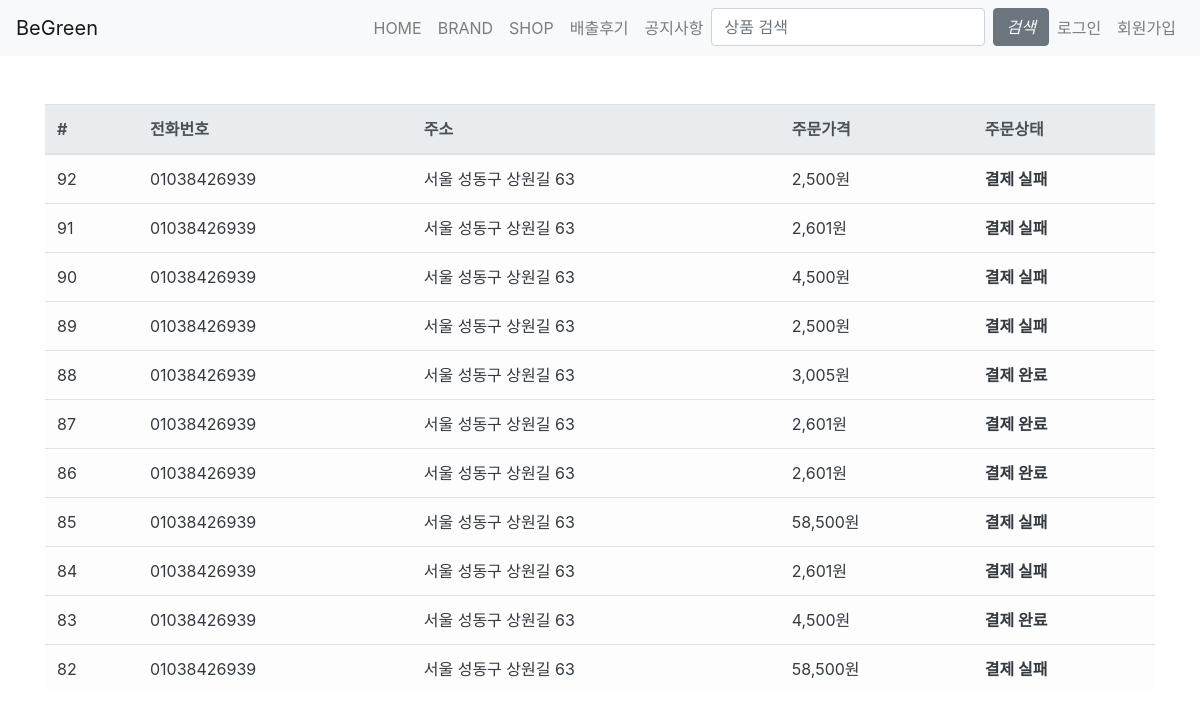
/order/order_list/, run on the app's committed database.
### order/models.py (models this page shows, shortened)
class Order(models.Model):
    name = models.CharField(max_length=50, verbose_name='구매자', null=True)
    email = models.EmailField(verbose_name='이메일')
    address = models.CharField(max_length=250, verbose_name='주소', null=True)
    tel = models.CharField(max_length=30, verbose_name='휴대폰 번호', null=True)
    notice=models.CharField(max_length=150, verbose_name='배송시 유의사항', null=True)
    postal_code = models.CharField(max_length=20, verbose_name='우편번호')
    created = models.DateTimeField(auto_now_add=True)
    updated = models.DateTimeField(auto_now=True)
    paid = models.BooleanField(default=False)
    coupon = models.ForeignKey(Coupon, on_delete=models.PROTECT, related_name='order_coupon', null=True, blank=True)
    discount = models.IntegerField(default=0, validators=[MinValueValidator(0),MaxValueValidator(100000)])
    class Meta:
        ordering = ['-created']
    def get_total_item(self):
        return sum(product.get_product_price() for product in self.products.all())
    def get_total_price(self):
        total_item = self.get_total_item()
        return (total_item - self.discount) +2500

class OrderItem(models.Model):
    order = models.ForeignKey(Order, on_delete=models.CASCADE, related_name='products') #위의 tota_product에서 products임
    item = models.ForeignKey(Item, on_delete=models.PROTECT, related_name='order_items') #item입장에서 위의 order을 order_items로 부름
    item_price = models.IntegerField() #product에 있는 price 모델
    quantity = models.PositiveIntegerField(default=1)
    def get_product_price(self): #위의 get_item_price에 연결됨
        return self.item_price * self.quantity

### order/views.py (the view)
# urls.py: path('order_list/', OrderList.as_view(), name='order_list')
class OrderList(ListView):
    model = Order
    template_name = 'order_list.html'
    context_object_name = 'order_list'

### cart/context_processors.py (called while the page is built)
def cart(request):
    cart = Cart(request)
    return {'cart':cart}

### order/templates/order/order_list.html (shortened to what this page needs)
{% extends 'base.html' %}
{% load humanize%}
{% block content %}
<div class="row mt-5">
    <div class="col-12">
        <table class="table table-light">
            <thead class="thead-light">
                <tr>
                    <th scope="col">#</th>
                    <th scope="col">전화번호</th>
                    <th scope="col">주소</th>
                    <th scope="col">주문가격</th>
                    <th scope="col">주문상태</th>
                </tr>
            </thead>
            <tbody class="text-dark">
                {% for order in order_list %}
                <tr>
                    <td>{{order.id}}</td>
                    <td>{{order.tel}}</td>
                    <td>{{order.address}}</td>
                    <td>{{order.get_total_price|intcomma}}원</td>
                    {% if order.paid %}
                    <td><strong>결제 완료</strong></td>
                    {% else %}
                    <td><strong>결제 실패</strong></td>
                    {% endif %}
                </tr>
                {% endfor %}
            </tbody>
        </table>
    </div>
</div>
{% endblock %}

### templates/base.html (shortened to what this page needs)
<!DOCTYPE html>
<html lang="en">
<head>
    <link rel="stylesheet" href="https://stackpath.bootstrapcdn.com/bootstrap/4.1.3/css/bootstrap.min.css">
</head>
<body>
<nav class="navbar navbar-expand-lg navbar-light bg-light">
  <a class="navbar-brand" href="/">BeGreen</a>
  <div class="collapse navbar-collapse justify-content-end" id="navbarSupportedContent">
    <ul class="navbar-nav justify-content-end">
        <li class="nav-item"><a class="nav-link" href="/">HOME</a></li>
    <li class="nav-item"><a class="nav-link" href="{% url 'brand:brand' %}">BRAND</a></li>
    <li class="nav-item"><a class="nav-link" href="{% url 'shop:item_all' %}">SHOP</a></li>
    <li class="nav-item"><a class="nav-link" href="{% url 'photo:photo_list' %}">배출후기</a></li>
        <li class="nav-item"><a class="nav-link" href="{% url 'board:board_list' %}">공지사항</a></li>
        <li class="nav-item">
            <form class="form-inline my-2 my-lg-0" action="{% url 'search_app:searchResult' %}" method="get">
                <input class="form-control mr-sm-2" type="search" placeholder="상품 검색" aria-label="Search" name="q">
                <button class="btn btn-secondary my-2 my-sm-0" type="submit"><i class="fas fa-search">검색</i></button>
            </form>
        </li>
        {% if user.is_authenticated %}
        <li class="nav-item"><a class="nav-link" href="{% url 'accounts:logout' %}">로그아웃</a></li>
        <li class="nav-item"><a class="nav-link" href="{% url 'accounts:change' %}">마이페이지</a></li>
        <li class="nav-item"><a class="nav-link" href="{% url 'cart:detail' %}">장바구니</a></li>
        {% else %}
        <li class="nav-item"><a class="nav-link" href="{% url 'accounts:login' %}">로그인</a></li>
        <li class="nav-item"><a class="nav-link" href="{% url 'accounts:register' %}">회원가입</a></li>
        {% endif %}
    </ul>
  </div>
</nav>
<div class="container">
{% block content %}
{% endblock %}
</div>
</body>
</html>

### data on the page
Order: id "92", tel "01038426939", address "서울 성동구 상원길 63", get_total_price "2,500", paid "결제 실패"
Order: id "91", tel "01038426939", address "서울 성동구 상원길 63", get_total_price "2,601", paid "결제 실패"
Order: id "90", tel "01038426939", address "서울 성동구 상원길 63", get_total_price "4,500", paid "결제 실패"
Order: id "89", tel "01038426939", address "서울 성동구 상원길 63", get_total_price "2,500", paid "결제 실패"
Order: id "88", tel "01038426939", address "서울 성동구 상원길 63", get_total_price "3,005", paid "결제 완료"
Order: id "87", tel "01038426939", address "서울 성동구 상원길 63", get_total_price "2,601", paid "결제 완료"
Order: id "86", tel "01038426939", address "서울 성동구 상원길 63", get_total_price "2,601", paid "결제 완료"
Order: id "85", tel "01038426939", address "서울 성동구 상원길 63", get_total_price "58,500", paid "결제 실패"
Order: id "84", tel "01038426939", address "서울 성동구 상원길 63", get_total_price "2,601", paid "결제 실패"
Order: id "83", tel "01038426939", address "서울 성동구 상원길 63", get_total_price "4,500", paid "결제 완료"
Order: id "82", tel "01038426939", address "서울 성동구 상원길 63", get_total_price "58,500", paid "결제 실패"
